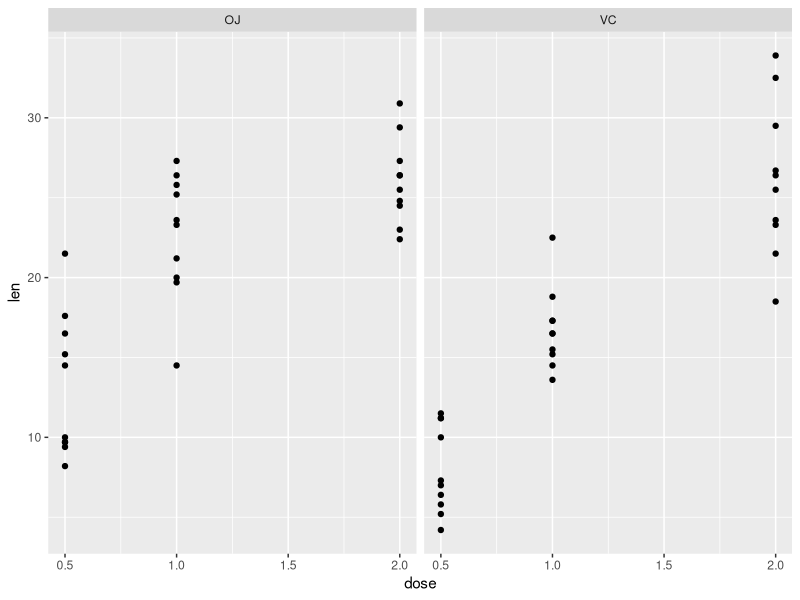

This chart was generated by the following R code:
## ---- chunk 1
data(ToothGrowth)
summary(ToothGrowth)
## ---- chunk 2
suppressMessages(require("ggplot2"))
overplot <- ggplot(ToothGrowth, aes(x = dose, y = len)) +
            geom_point() +
            facet_grid(. ~ supp)
## ---- chunk 3
OJdat<-ToothGrowth[ToothGrowth$supp == "OJ",]
VCdat<-ToothGrowth[ToothGrowth$supp == "VC",]
## ---- chunk 4
suppressMessages(require("xtable"))
oja <- t.test(OJdat$len[OJdat$dose == 1], OJdat$len[OJdat$dose == 0.5], 
              paired = F, var.equal = F)$conf
ojb <- t.test(OJdat$len[OJdat$dose == 2], OJdat$len[OJdat$dose == 1], 
              paired = F, var.equal = F)$conf
vca <- t.test(VCdat$len[VCdat$dose == 1], VCdat$len[VCdat$dose == 0.5], 
              paired = F, var.equal = F)$conf
vcb <- t.test(VCdat$len[VCdat$dose == 2], VCdat$len[VCdat$dose == 1], 
              paired = F, var.equal = F)$conf
dosetable <- data.frame(null = c("OJ 0.5 = OJ 1", "OJ 1 = OJ 2",
                                 "VC 0.5 = VC 1", "VC 1 = VC 2"),
                        lower_interval = c(oja[1], ojb[1], vca[1], vcb[1]),
                        upper_interval = c(oja[2], ojb[2], vca[2], vcb[2]))
print(xtable(dosetable), comment = F, include.rownames = F)
## ---- chunk 5
suppa <- t.test(OJdat$len[OJdat$dose == 0.5], VCdat$len[VCdat$dose == 0.5],
                paired = FALSE, var.equal = FALSE)$conf
suppb <- t.test(OJdat$len[OJdat$dose == 1], VCdat$len[VCdat$dose == 1],
                paired = FALSE, var.equal = FALSE)$conf
suppc <- t.test(OJdat$len[OJdat$dose == 2], VCdat$len[VCdat$dose == 2],
                paired = FALSE, var.equal = FALSE)$conf
supptable <- data.frame(null = c("OJ 0.5 = VC 0.5", "OJ 1 = VC 1", 
                                 "OJ 2 = VC 2"),
                        lower_interval = c(suppa[1], suppb[1], suppc[1]),
                        upper_interval = c(suppa[2], suppb[2], suppc[2]))
print(xtable(supptable), comment = F, include.rownames = F)
